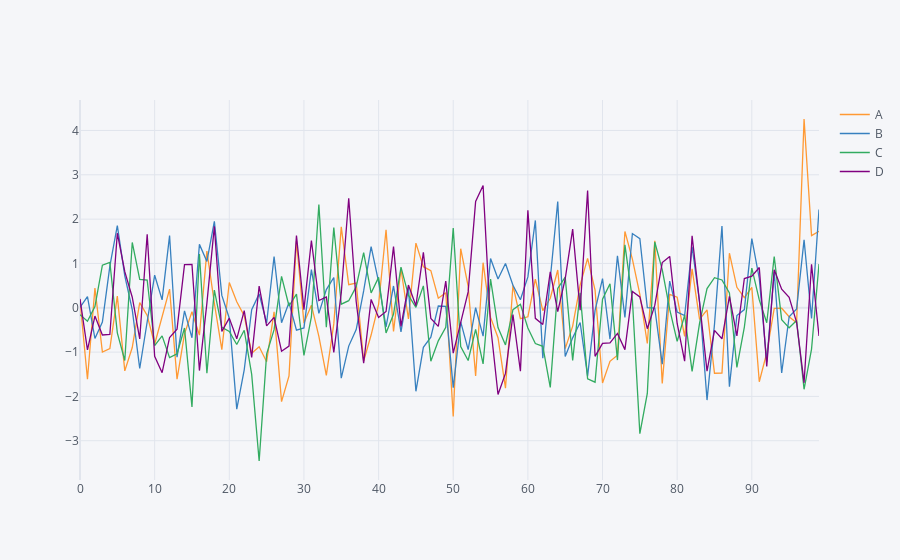

Notebook code cell kept with this figure:
### Markdown cell above
## Scatter

### Code cell
df.iplot()
